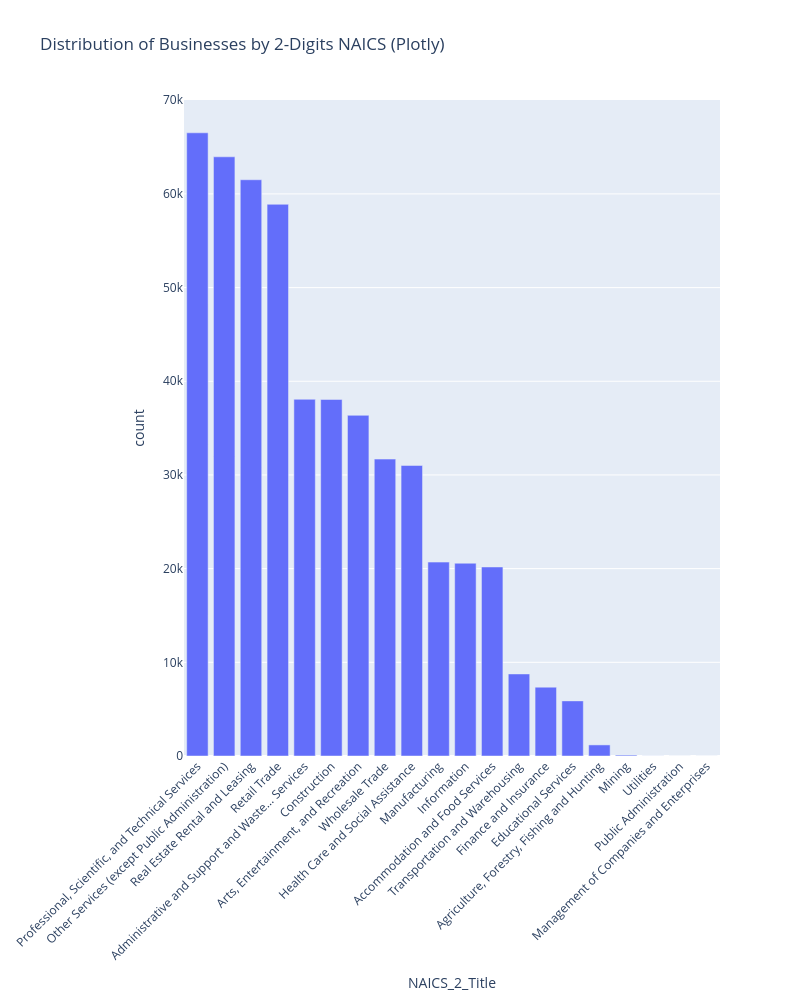

The notebook cell saved with this chart:
### Markdown cell above
Dataset Preview - different industry distribution

### Code cell
import pandas as pd
import matplotlib.pyplot as plt
import seaborn as sns
import plotly.express as px

# df_cleaned

# Count the number of rows (businesses) for each sector title
sector_counts = df_cleaned['NAICS_2_Title'].value_counts().reset_index()
sector_counts.columns = ['NAICS_2_Title', 'count']

# -------------------------------
# Plotting with Seaborn
# -------------------------------
plt.figure(figsize=(12, 10))
sns.barplot(data=sector_counts, x='NAICS_2_Title', y='count')
plt.xticks(rotation=45, ha='right')
plt.xlabel('Sector Title')
plt.ylabel('Count')
plt.title('Distribution of Businesses by 2-Digits NAICS (Seaborn)')
plt.tight_layout()
plt.show()

# -------------------------------
# Plotting with Plotly
# -------------------------------
fig = px.bar(sector_counts, x='NAICS_2_Title', y='count', title='Distribution of Businesses by 2-Digits NAICS (Plotly)')
fig.update_layout(xaxis_tickangle=-45, width=800, height=1000)
fig.show()

### Figure 1 — Plotly figure (JSON) as saved in the notebook; plotly's stock layout.template omitted (floating-point values rounded to 4 significant figures)
{"data": [{"hovertemplate": "NAICS_2_Title=%{x}<br>count=%{y}<extra></extra>", "legendgroup": "", "marker": {"color": "#636efa", "pattern": {"shape": ""}}, "name": "", "orientation": "v", "showlegend": false, "textposition": "auto", "type": "bar", "x": ["Professional, Scientific, and Technical Services", "Other Services (except Public Administration)", "Real Estate Rental and Leasing", "Retail Trade", "Administrative and Support and Waste… Services", "Construction", "Arts, Entertainment, and Recreation", "Wholesale Trade", "Health Care and Social Assistance", "Manufacturing", "Information", "Accommodation and Food Services", "Transportation and Warehousing", "Finance and Insurance", "Educational Services", "Agriculture, Forestry, Fishing and Hunting", "Mining", "Utilities", "Public Administration", "Management of Companies and Enterprises"], "xaxis": "x", "y": [66525, 63963, 61513, 58893, 38077, 38060, 36365, 31694, 31014, 20698, 20579, 20178, 8760, 7347, 5884, 1184, 95, 6, 2, 1], "yaxis": "y"}], "layout": {"barmode": "relative", "height": 1000, "legend": {"tracegroupgap": 0}, "title": {"text": "Distribution of Businesses by 2-Digits NAICS (Plotly)"}, "width": 800, "xaxis": {"anchor": "y", "domain": [0, 1], "tickangle": -45, "title": {"text": "NAICS_2_Title"}}, "yaxis": {"anchor": "x", "domain": [0, 1], "title": {"text": "count"}}}}
